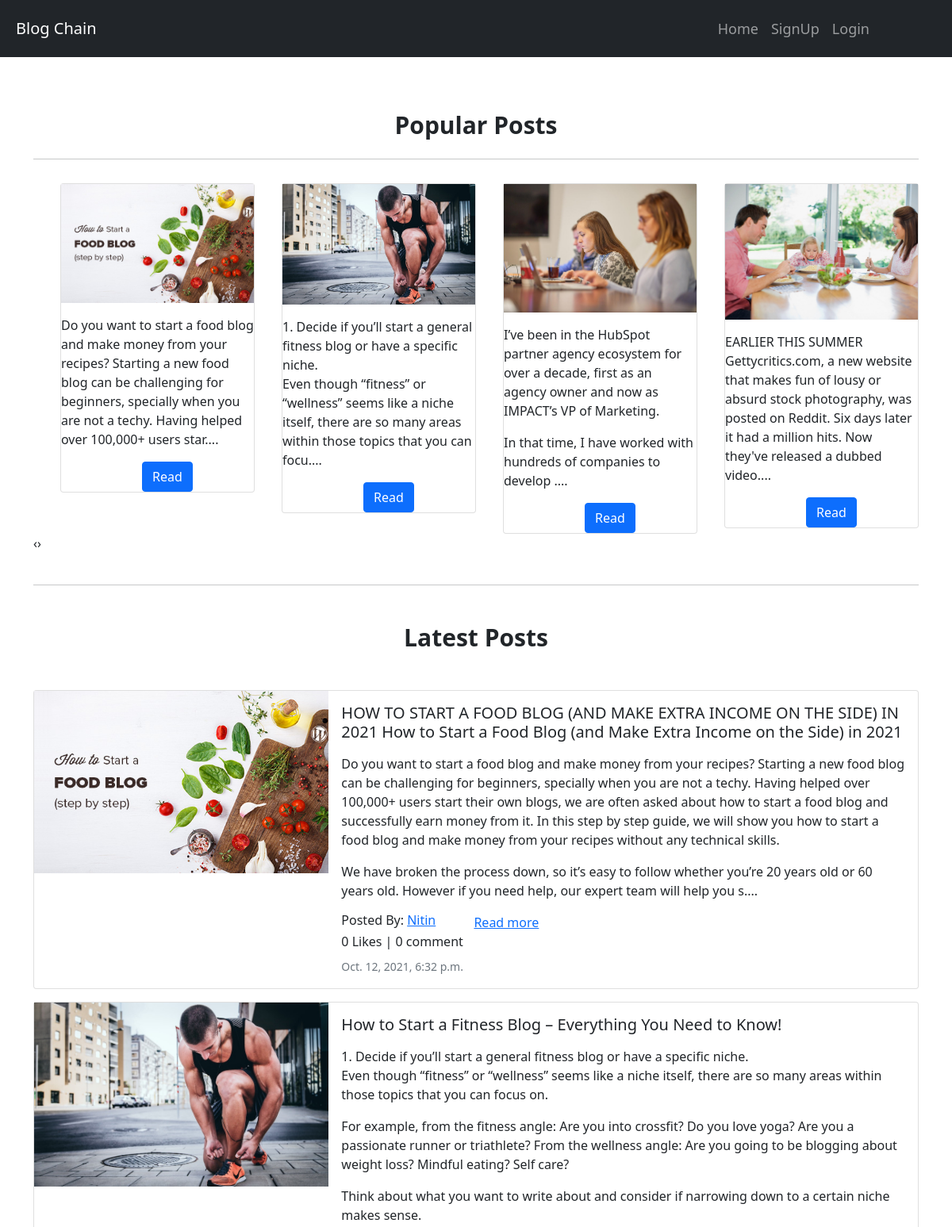
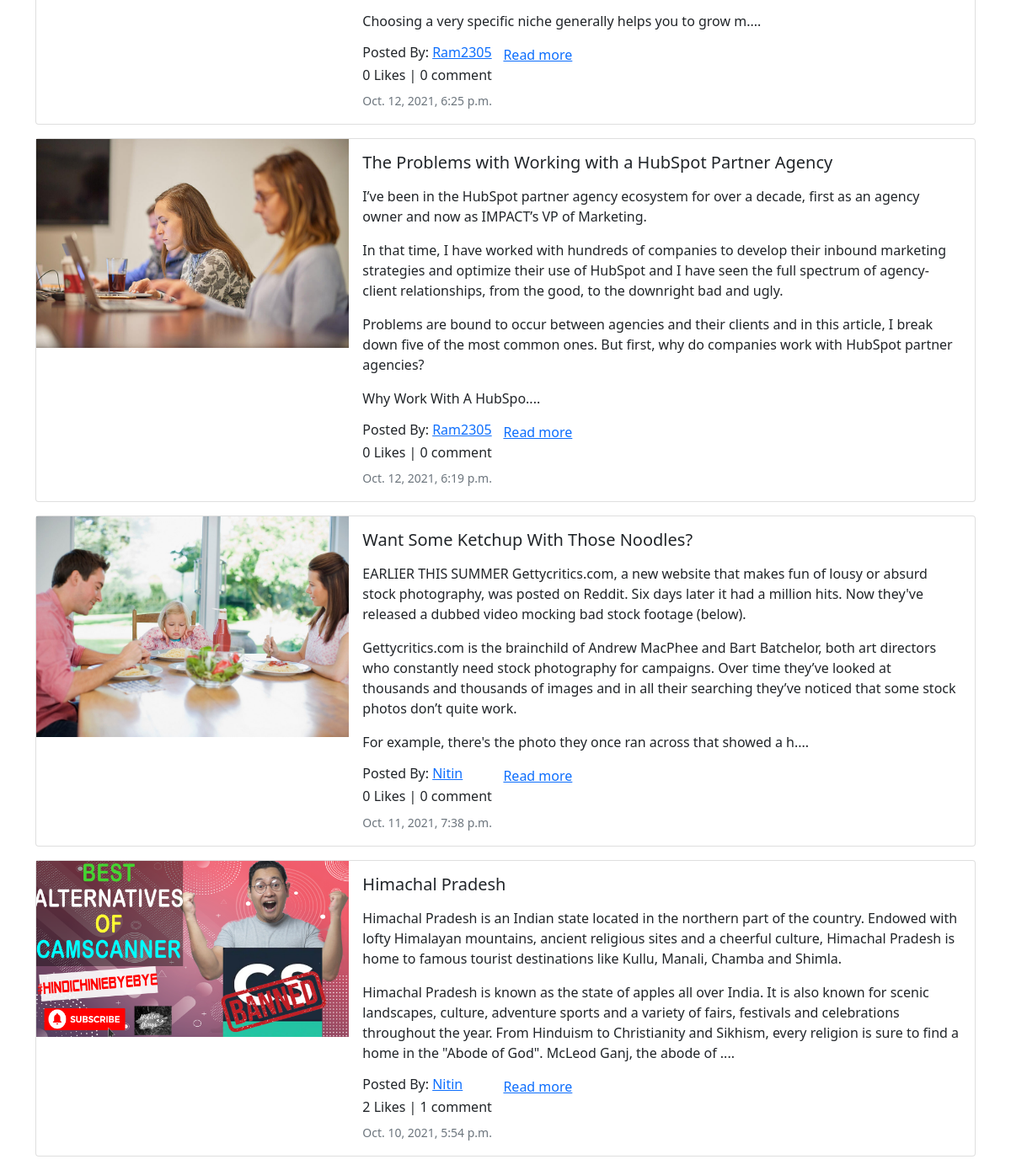
Screenshot of /blog/ with the database file from the repository (2 pictures, top to bottom).
### App_Blog/models.py (models this page shows, shortened)
class Blog(models.Model):
    author = models.ForeignKey(User, on_delete = models.CASCADE, related_name='post_author')
    blog_title = models.CharField(max_length=264, verbose_name= "Put a title")
    slug = models.SlugField(max_length = 264, unique=True)
    blog_content = RichTextField(blank=True,null=True)
    blog_image = models.ImageField(upload_to = 'blog_images', verbose_name = "Blog Image" )
    publish_date = models.DateTimeField(auto_now_add=True)
    update_date = models.DateTimeField(auto_now=True)

### App_Blog/views.py (the view)
# urls.py: path('', views.BlogList.as_view(), name = "blog_list"),
class BlogList(ListView):
    context_object_name = 'blogs'
    model = Blog
    template_name = 'App_Blog/blog_list.html'
    queryset = Blog.objects.order_by("-publish_date")

### App_Blog/templatetags/custom_filter.py (called while the page is built)
def range_filter(value):
    return value[0:600] + "...."

@register.filter(name = 'carousel_filter')
def carousel_filter(value):
    return value[0:200] + "...."

### templates/App_Blog/blog_list.html (shortened to what this page needs)
{% extends 'base.html' %}
{% load custom_filter %}
{% block body_block %}
<h4 class="mb-4 mt-5 text-center" style = "font-size:30px"><strong>Popular Posts</strong></h4>
<hr>
<div class="owl-carousel" style = "margin-top:30px">
  {% for cat in blogs %}
    <div class = "card item" style="margin-left:34px;">
        <div class ="img-container">
            <img src="/Media/{{cat.blog_image}}" class="responsive-img" alt="" width="100%">
        </div>
            <div class="card-content">
                <p class = "truncate">{{cat.blog_content| carousel_filter | linebreaks}}</p>
                 <div class="container center-align mt20">
                  <a href="{% url 'App_Blog:blog_detail' slug=cat.slug %}" class="btn btn-primary" style="margin-left : 90px;">Read</a>
            </div>
            </div>
    </div>
  {%endfor%}
</div>
<hr>
<h4 class="mb-5 mt-5 text-center" style = "font-size:30px"><strong>Latest Posts</strong></h4>
{% for blog in blogs %}
<div class="card mb-3">
    <div class="row g-0">
      <div class="col-md-4">
        <img src="/Media/{{blog.blog_image}}" alt="{{blog.blog_title}}" class="img-fluid" title = "{{blog.blog_title}}" width = 100%>
      </div>
      <div class="col-md-8">
        <div class="card-body">
            <h5 class="card-title">{{blog.blog_title}}</h5>
            <p class="card-text">
                {{blog.blog_content | range_filter| linebreaks}}
            <a href="{% url 'App_Blog:blog_detail' slug=blog.slug %}" style="position: absolute; float: left; margin-left:15%">Read more</a>
            </p>
            <h6 >Posted By: <a href=""> {{blog.author}}</a></h6>
            <h6>{{blog.liked_blog.count}} Likes | {{blog.blog_comment.count}} comment</h6>
          <p class="card-text">
            <small class="text-muted">{{blog.publish_date}}</small>
          </p>
        </div>
      </div>
    </div>
  </div>
{% endfor %}
{% endblock %}

### templates/base.html (shortened to what this page needs)
{% load static %}
<!doctype html>
<html lang="en">
  <head>
    <link href="https://cdn.jsdelivr.net/npm/bootstrap@5.1.3/dist/css/bootstrap.min.css" rel="stylesheet">
    <link href= "https://cdnjs.cloudflare.com/ajax/libs/font-awesome/5.10.0-10/css/all.min.css" rel = "stylesheet">
    <link href="{% static '/css/owl.carousel.min.css' %}" rel="stylesheet">
    <link rel="stylesheet" href="{% static 'css/owl.theme.default.min.css'%}">
  </head>
  <body>
        <nav class = "navbar navbar-expand-sm bg-dark navbar-dark" style="padding-right: 6rem; height:4.5rem; font-size: 18px;">
            <div class="navbar-header page-scroll">
                <a class="navbar-brand" href="{% url 'index' %}" style = "padding-left: 20px;">Blog Chain</a>
            </div>
            <ul class="nav navbar-nav ms-auto">
                <li class="nav-item active">
                    <a class = "nav-link" href="{% url 'index' %}">Home</a>
                </li>
                {% if user.is_authenticated %}
                <li class="nav-item active">
                    <a class = "nav-link" href="{% url 'App_Blog:blog/create_blog/' %}">Write Blog</a>
                </li>
                <li class="nav-item active">
                    <a class = "nav-link" href="{% url 'App_Login:logout' %}">Logout</a>
                </li>
                <li class="nav-item active">
                    <a class = "nav-link" href="{% url 'App_Login:profile' %}">Profile</a>
                </li>
                {% else %}
                <li class="nav-item active">
                    <a class = "nav-link" href="{% url 'App_Login:signup' %}">SignUp</a>
                </li>
                <li class="nav-item active">
                    <a class = "nav-link" href="{% url 'App_Login:signin' %}">Login</a>
                </li>
                {% endif %}
            </ul>
        </nav>
        <div class="container" style="padding-top:20px;">
            {% block body_block %}
            {% endblock %}
        </div>
  </body>
</html>

### rows the page displays
Blog: blog_image (picture), blog_content|carousel_filter "Do you want to start a food blog and make money from your recipes? Starting a new food blog can be challenging for beginners, specially when you are not a techy. Having helped over 100,000+ users star....", blog_title "HOW TO START A FOOD BLOG (AND MAKE EXTRA INCOME ON THE SIDE) IN 2021 How to Start a Food Blog (and Make Extra Income on the Side) in 2021", blog_content|range_filter "Do you want to start a food blog and make money from your recipes? Starting a new food blog can be challenging for beginners, specially when you are not a techy. Having helped over 100,000+ users start their own blogs, we are often asked about how to start a food blog and successfully earn money from it. In this step by step guide, we will show you how to start a food blog and make money from your recipes without any technical skills. We have broken the process down, so it’s easy to follow whether you’re 20 years old or 60 years old. However if you need help, our expert team will help you s....", author "Nitin", liked_blog.count "0", blog_comment.count "0", publish_date "Oct. 12, 2021, 6:32 p.m."
Blog: blog_image (picture), blog_content|carousel_filter "1. Decide if you’ll start a general fitness blog or have a specific niche. Even though “fitness” or “wellness” seems like a niche itself, there are so many areas within those topics that you can focu....", blog_title "How to Start a Fitness Blog – Everything You Need to Know!", blog_content|range_filter "1. Decide if you’ll start a general fitness blog or have a specific niche. Even though “fitness” or “wellness” seems like a niche itself, there are so many areas within those topics that you can focus on. For example, from the fitness angle: Are you into crossfit? Do you love yoga? Are you a passionate runner or triathlete? From the wellness angle: Are you going to be blogging about weight loss? Mindful eating? Self care? Think about what you want to write about and consider if narrowing down to a certain niche makes sense. Choosing a very specific niche generally helps you to grow m....", author "Ram2305", liked_blog.count "0", blog_comment.count "0", publish_date "Oct. 12, 2021, 6:25 p.m."
Blog: blog_image (picture), blog_content|carousel_filter "I’ve been in the HubSpot partner agency ecosystem for over a decade, first as an agency owner and now as IMPACT’s VP of Marketing. In that time, I have worked with hundreds of companies to develop ....", blog_title "The Problems with Working with a HubSpot Partner Agency", blog_content|range_filter "I’ve been in the HubSpot partner agency ecosystem for over a decade, first as an agency owner and now as IMPACT’s VP of Marketing. In that time, I have worked with hundreds of companies to develop their inbound marketing strategies and optimize their use of HubSpot and I have seen the full spectrum of agency-client relationships, from the good, to the downright bad and ugly. Problems are bound to occur between agencies and their clients and in this article, I break down five of the most common ones. But first, why do companies work with HubSpot partner agencies? Why Work With A HubSpo....", author "Ram2305", liked_blog.count "0", blog_comment.count "0", publish_date "Oct. 12, 2021, 6:19 p.m."
Blog: blog_image (picture), blog_content|carousel_filter "EARLIER THIS SUMMER Gettycritics.com, a new website that makes fun of lousy or absurd stock photography, was posted on Reddit. Six days later it had a million hits. Now they've released a dubbed video....", blog_title "Want Some Ketchup With Those Noodles?", blog_content|range_filter "EARLIER THIS SUMMER Gettycritics.com, a new website that makes fun of lousy or absurd stock photography, was posted on Reddit. Six days later it had a million hits. Now they've released a dubbed video mocking bad stock footage (below). Gettycritics.com is the brainchild of Andrew MacPhee and Bart Batchelor, both art directors who constantly need stock photography for campaigns. Over time they’ve looked at thousands and thousands of images and in all their searching they’ve noticed that some stock photos don’t quite work. For example, there's the photo they once ran across that showed a h....", author "Nitin", liked_blog.count "0", blog_comment.count "0", publish_date "Oct. 11, 2021, 7:38 p.m."
Blog: blog_image (picture), blog_title "Himachal Pradesh", blog_content|range_filter "Himachal Pradesh is an Indian state located in the northern part of the country. Endowed with lofty Himalayan mountains, ancient religious sites and a cheerful culture, Himachal Pradesh is home to famous tourist destinations like Kullu, Manali, Chamba and Shimla. Himachal Pradesh is known as the state of apples all over India. It is also known for scenic landscapes, culture, adventure sports and a variety of fairs, festivals and celebrations throughout the year. From Hinduism to Christianity and Sikhism, every religion is sure to find a home in the \"Abode of God\". McLeod Ganj, the abode of ....", author "Nitin", liked_blog.count "2", blog_comment.count "1", publish_date "Oct. 10, 2021, 5:54 p.m."
